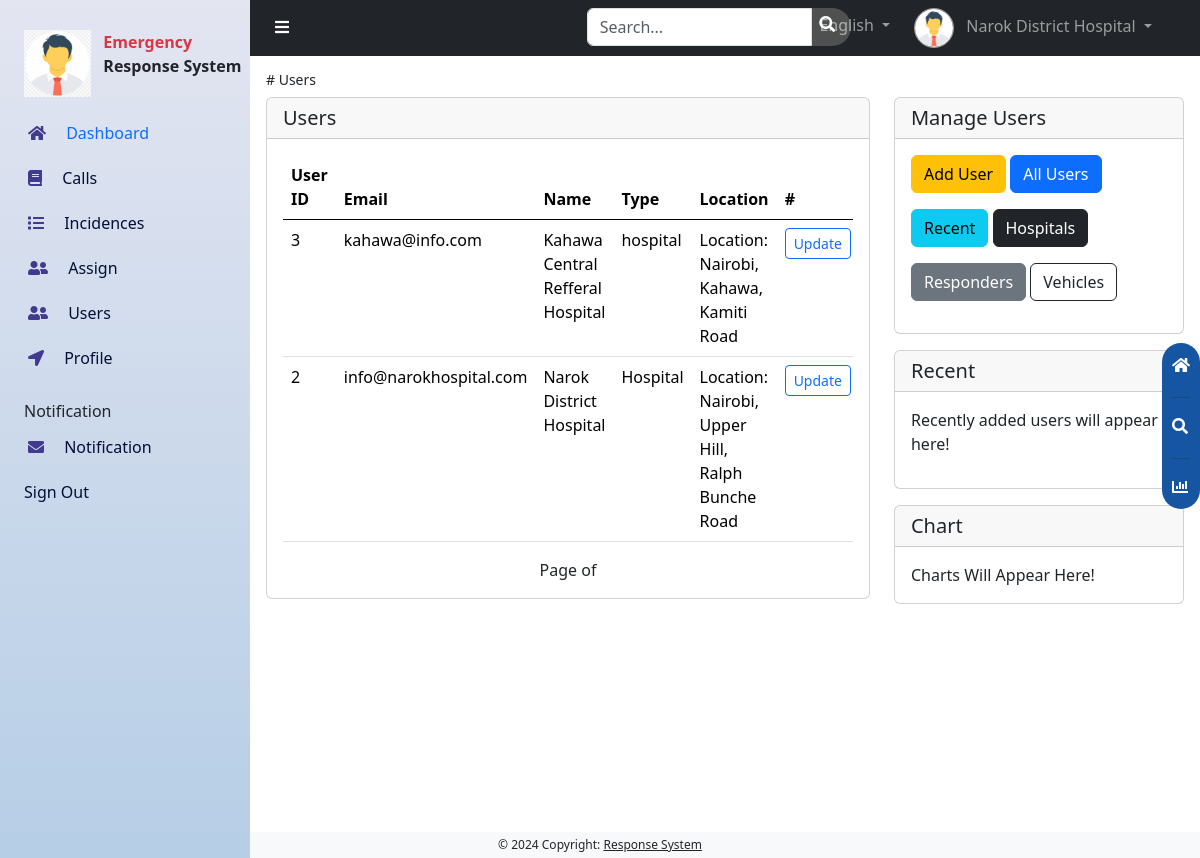
The page /admins/hospital_users/ (signed in) on the database as committed earlier.
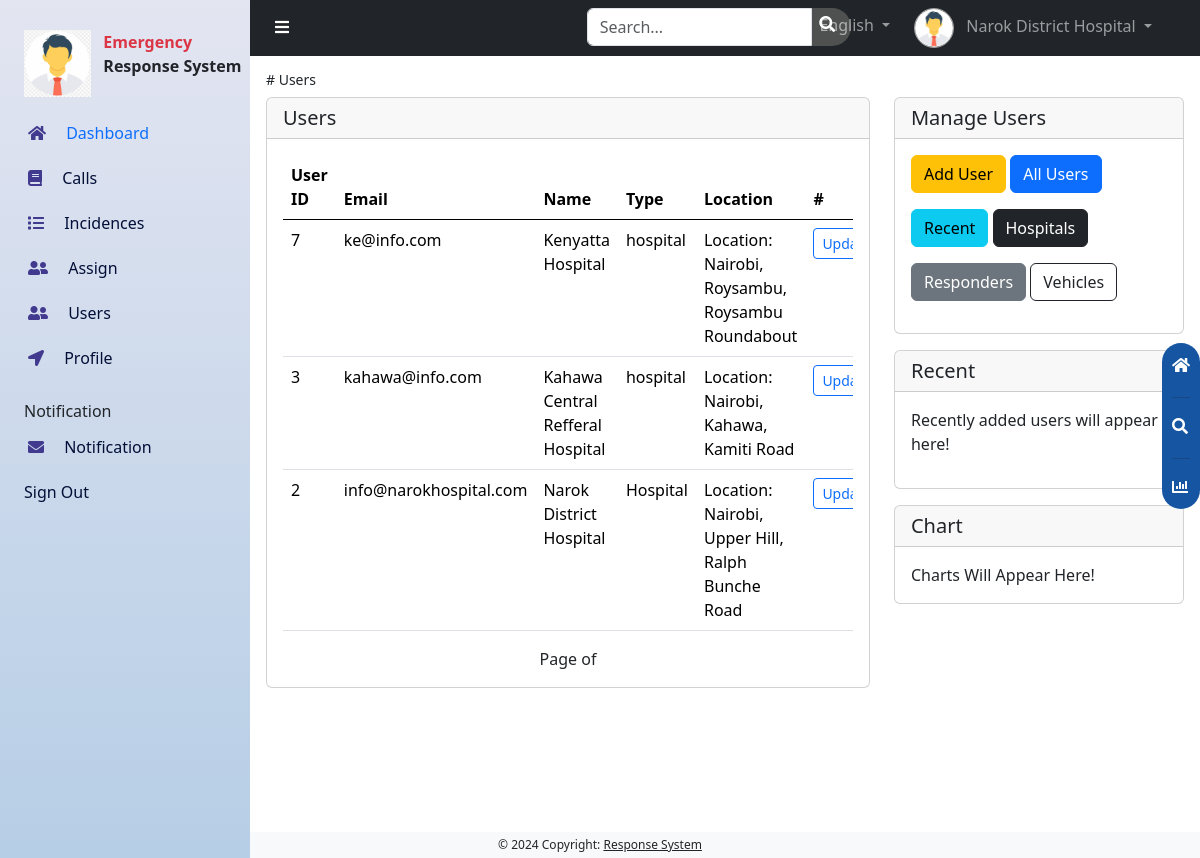
The same page on the database as committed later.
### accounts/models.py (models this page shows)
class CustomUser(AbstractUser):
    role =[
        ('Responder', 'responder'),
        ('Hospital', 'hospital'),
        ('Vehicle', 'vehicle'),
    ]
    username = None
    email = models.EmailField(unique=True)
    full_names = models.CharField(max_length=100, blank=True)
    user_type = models.CharField(max_length=20, choices=role, default='Responder')
    location = models.ForeignKey(Location, on_delete=models.CASCADE, blank=True, null=True)
    date_joined = models.DateField(auto_now_add=True)
    USERNAME_FIELD = 'email'
    REQUIRED_FIELDS = ['full_names', ]
    objects = CustomUserManager()
    def __str__(self):
        return self.full_names

### main/models.py (models this page shows)
class Location(models.Model):
    address = models.CharField(max_length=255)
    lon = models.FloatField()
    lat = models.FloatField()
    def __str__(self):
        return f'Location: {self.address}'

### administrator/views.py (the view)
# urls.py: path('hospital_users/', views.hospital_users, name='hospital_users'),
@login_required
@user_passes_test(is_superuser)
def hospital_users(request):
    users = CustomUser.objects.filter(user_type__in=['Hospital', 'hospital']).order_by('-date_joined')
    context = {
        'users': users
    }
    return render(request, 'users/hospitals_list.html', context)

### administrator/views.py (called while the page is built)
def is_superuser(request):
    return is_superuser

### administrator/templates/users/hospitals_list.html (shortened to what this page needs)
{% extends './user_home.html' %}
{% block items %}
        <h3 class="fw-lighter small"># Users</h3>
        <div class="row">
            <div class="col-12 col-lg-8 mb-4 mb-lg-0">
                {% if users %}
                <div class="card">
                    <h5 class="card-header">Users</h5>
                    <div class="card-body">
                        <div class="table-responsive">
                            <table class="table">
                                <thead>
                                    <tr>
                                        <th scope="col">User ID</th>
                                        <th scope="col">Email</th>
                                        <th scope="col">Name</th>
                                        <th scope="col">Type</th>
                                        <th scope="col">Location</th>
                                        <th scope="col">#</th>
                                    </tr>
                                </thead>
                                <tbody>
                                    {% for user in users %}
                                    <tr>
                                        <td>{{user.id}}</td>
                                        <td>{{user.email}}</td>
                                        <td>{{user.full_names}}</td>
                                        <td>{{user.user_type}}</td>
                                        <td>{{user.location}}</td>
                                        <td>
                                            <a href="{% url 'user_update' user.id %}"
                                                class="btn btn-sm btn-outline-primary">Update</a>
                                        </td>
                                    </tr>
                                    {% endfor %}
                                </tbody>
                            </table>
                        </div>
                        <div class='pagination justify-content-center'>
                            <span class='mx-4'>
                                Page {{ page_obj.number }} of {{ page_obj.paginator.num_pages }}
                            </span>
                        </div>
                    </div>
                </div>
                {% endif %}
            </div>
            {% endblock %}

### administrator/templates/dashboard.html (shortened to what the changed rows need)
{% load static %}
<!doctype html>
<html lang="en">
<head>
    <link rel="stylesheet" href="{% static 'css/bootstrap.min.css' %}">
    <link rel="stylesheet" href="{% static 'css/fontawesome.min.css' %}">
    <link rel="stylesheet" href="{% static 'css/chart.min.css' %}">
    <link rel="stylesheet" href="{% static 'css/custom.css' %}">
    <link href="https://cdn.jsdelivr.net/npm/bootstrap@5.3.3/dist/css/bootstrap.min.css" rel="stylesheet"
>
</head>
<body>
    <nav class="navbar navbar-expand-lg navbar-dark bg-dark text-light can_have_sidenav">
        <div class="container-fluid navbar-nav">
            <div class="row w-100">
                <div class="col-3 col-lg-4 ps-4 pe-4 d-flex justify-content-end">
                    <li class="nav-item dropdown d-inline-block ms-4 mobile-nav-3">
                        <a class="nav-link dropdown-toggle p-0" href="#" id="navbarDropdown" role="button"
                            data-bs-toggle="dropdown" aria-expanded="false">
                            <img src="{% static 'images/avatar.png' %}" class="me-lg-2 profile-img" width="40">
                            <span class="d-none d-lg-inline-block">{{request.user}}</span>
                        </a>
                    </li>
                </div>
            </div>
        </div>
    </nav>
    {% block content %}{% endblock %}
</body>
</html>

Rows that differ between the two databases and show on the page:
added CustomUser: id "7", email "ke@info.com", full_names "Kenyatta Hospital", user_type "hospital", location "Location: Nairobi, Roysambu, Roysambu Roundabout"
